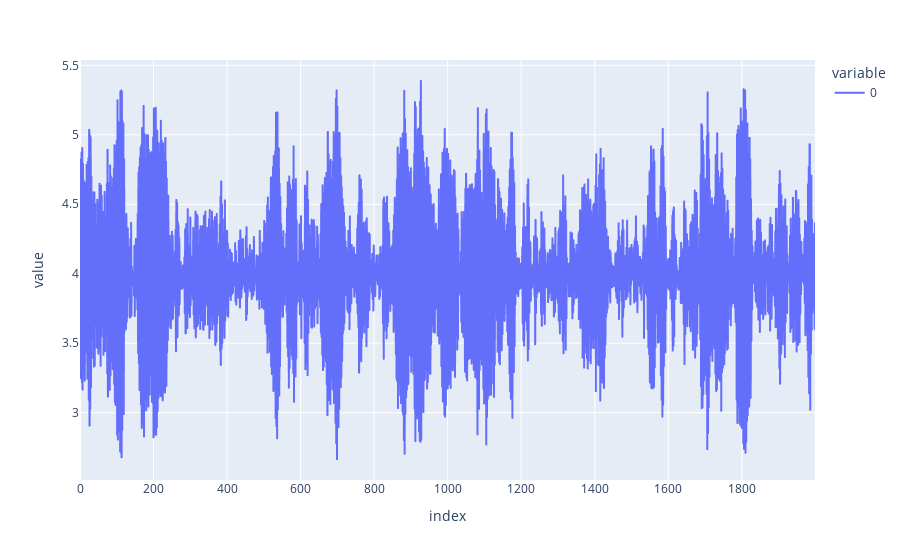

This figure's notebook cell:
### Code cell
px.line(mcmc.get_samples()['mu'])

### Figure 1 — Plotly figure (JSON) as saved in the notebook; plotly's stock layout.template omitted (floating-point values rounded to 4 significant figures; data arrays with more than 128 entries replaced by an {"elided": "..."} marker saying what was removed)
{"data": [{"hovertemplate": "variable=0<br>index=%{x}<br>value=%{y}<extra></extra>", "legendgroup": "0", "line": {"color": "#636efa", "dash": "solid"}, "mode": "lines", "name": "0", "showlegend": true, "type": "scattergl", "x": {"elided": "2000 int values"}, "xaxis": "x", "y": {"elided": "2000 float values"}, "yaxis": "y"}], "layout": {"legend": {"title": {"text": "variable"}, "tracegroupgap": 0}, "margin": {"t": 60}, "xaxis": {"anchor": "y", "domain": [0, 1], "title": {"text": "index"}}, "yaxis": {"anchor": "x", "domain": [0, 1], "title": {"text": "value"}}}}
